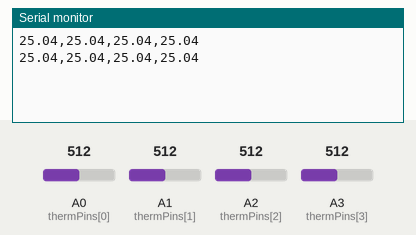
Bench run of a sketch on a simulated Arduino Uno, built with avr-gcc and run on an emulated ATmega328P. On the bench: the last lines printed to the serial monitor. The inputs (shaded band) are chosen by the test bench; at power-on: A0 (thermPins[0]) = 512, A1 (thermPins[1]) = 512, A2 (thermPins[2]) = 512, A3 (thermPins[3]) = 512.

Above: at 1.8 s.
1.9 s: A0 (thermPins[0]) set to 716
At 2.8 s:
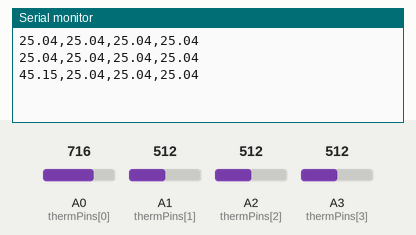
3.4 s: A1 (thermPins[1]) set to 716
At 4.7 s:
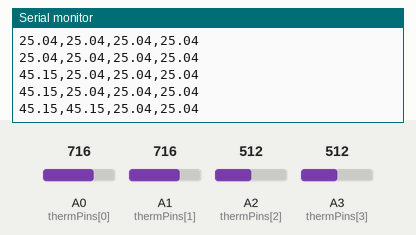
4.9 s: A2 (thermPins[2]) set to 716
At 5.7 s:
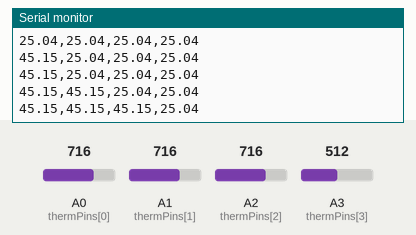
6.4 s: A3 (thermPins[3]) set to 716
At 7.5 s:
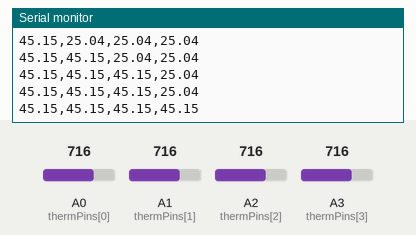
7.9 s: A0 (thermPins[0]) set to 992
At 8.4 s:
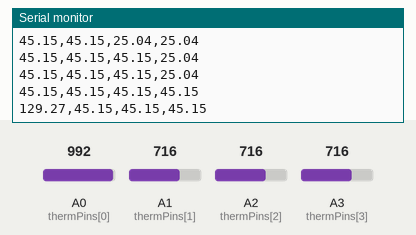
9.4 s: A1 (thermPins[1]) set to 992
At 10.8 s:
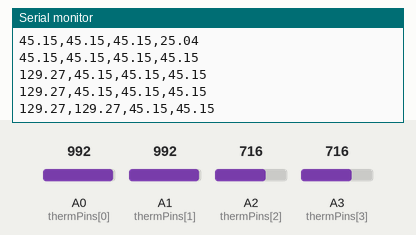
Timing chart, 0 to 11.9 s (numbered marks = the images above; inputs shaded):
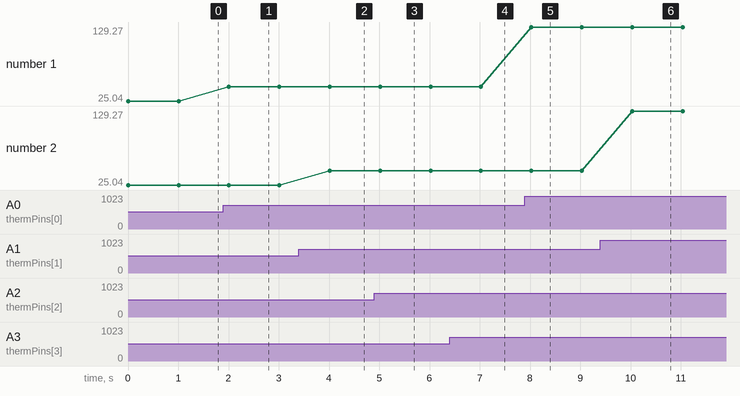

The sketch:

multithermalsystem.ino
```cpp
#define NUM_THERMISTORS 4

int thermPins[NUM_THERMISTORS] = {A0, A1, A2, A3};

#define SERIES_RESISTOR 10000
#define THERMISTOR_NOMINAL 10000
#define TEMPERATURE_NOMINAL 25
#define B_COEFFICIENT 3988

float temperatures[NUM_THERMISTORS];

void setup() {
  Serial.begin(9600);
}

void loop() {

  for (int i = 0; i < NUM_THERMISTORS; i++) {

    int adcValue = analogRead(thermPins[i]);

    float resistance = SERIES_RESISTOR * ((1023.0 / adcValue) - 1.0);

    float steinhart;

    steinhart = resistance / THERMISTOR_NOMINAL;
    steinhart = log(steinhart);
    steinhart /= B_COEFFICIENT;
    steinhart += 1.0 / (TEMPERATURE_NOMINAL + 273.15);
    steinhart = 1.0 / steinhart;
    steinhart -= 273.15;

    temperatures[i] = steinhart;
  }

  Serial.print(temperatures[0]);
  Serial.print(",");

  Serial.print(temperatures[1]);
  Serial.print(",");

  Serial.print(temperatures[2]);
  Serial.print(",");

  Serial.println(temperatures[3]);

  delay(1000);
}
```

Measured:
- after the input at 1.9 s, the serial monitor: prints a new line after 0.11 s (image 1)
- after the input at 3.4 s, the serial monitor: prints a new line after 0.61 s (image 2)
- after the input at 4.9 s, the serial monitor: prints a new line after 0.12 s (image 3)
- after the input at 6.4 s, the serial monitor: prints a new line after 0.62 s (image 4)
- after the input at 7.9 s, the serial monitor: prints a new line after 0.13 s (image 5)
- after the input at 9.4 s, the serial monitor: prints a new line after 0.63 s (image 6)
- plotted number 1: 25.04 → 45.15 after the input at 1.9 s, 45.15 → 129.27 after the input at 7.9 s
